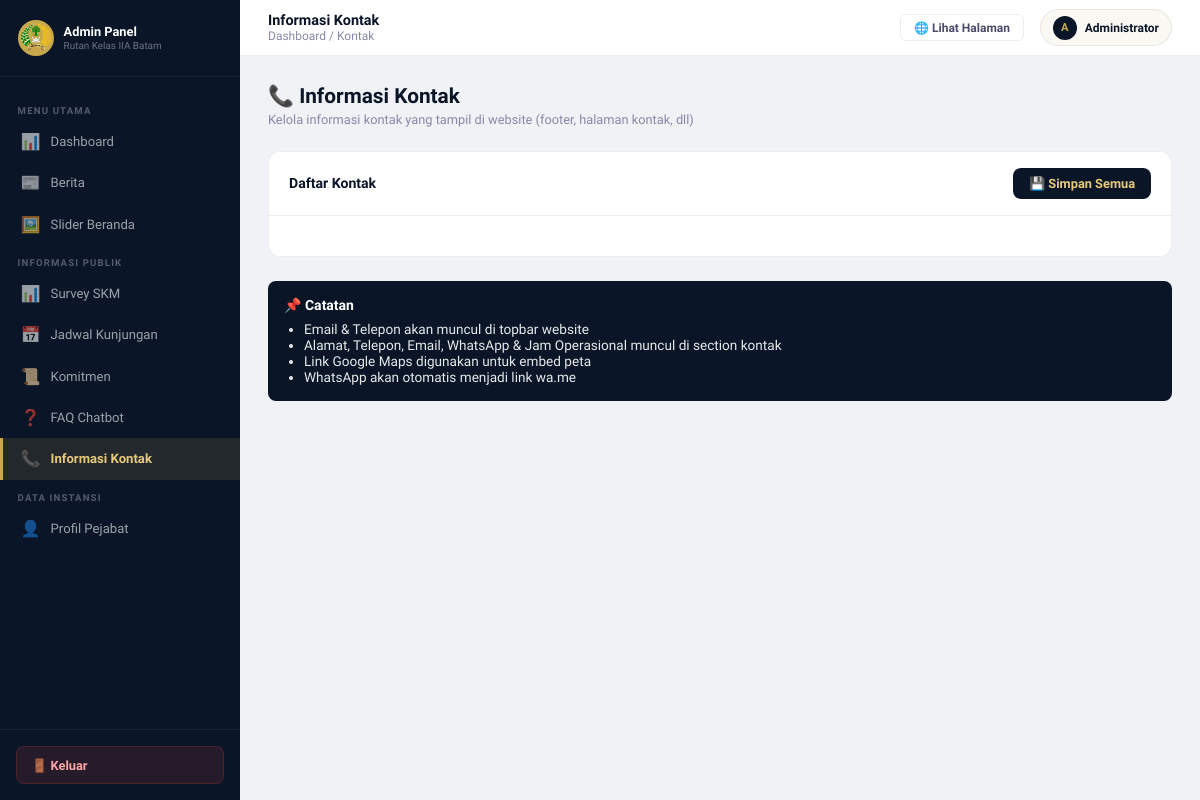
The page /admin/kontak.php (signed in) on the database as committed earlier.
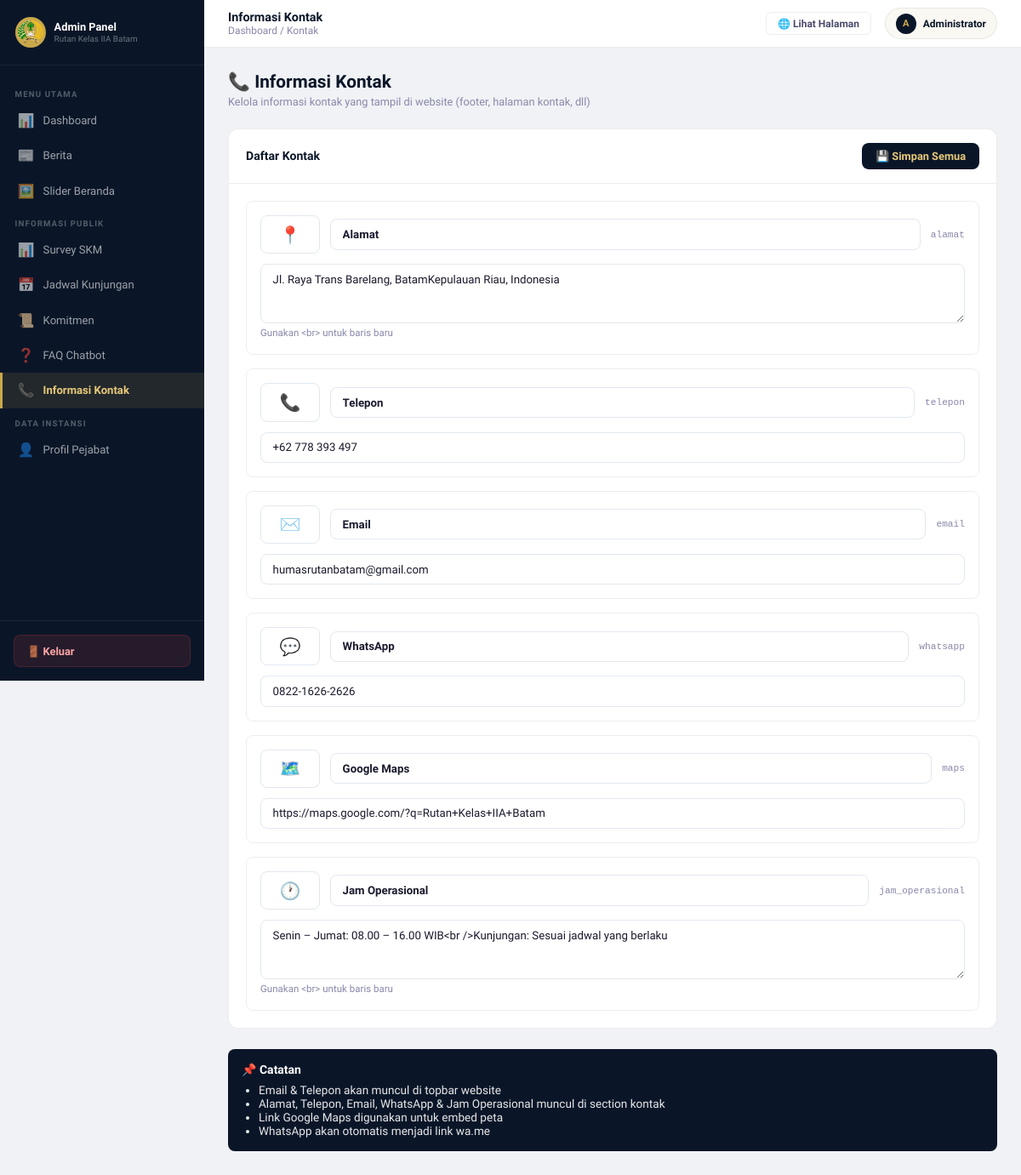
The same page on the database as committed later.
### tables this page shows
CREATE TABLE `kontak_info` (
  `id`          INT AUTO_INCREMENT PRIMARY KEY,
  `kode`        VARCHAR(30) NOT NULL UNIQUE,   
  `label`       VARCHAR(100) NOT NULL,         
  `nilai`       TEXT,                          
  `icon`        VARCHAR(50),                   
  `urutan`      TINYINT DEFAULT 0,
  `aktif`       TINYINT(1) DEFAULT 1,
  `updated_at`  TIMESTAMP DEFAULT CURRENT_TIMESTAMP ON UPDATE CURRENT_TIMESTAMP
);

### admin/kontak.php (the view, shortened to what this page needs)
<?php
$db = getDB(); $pesan=''; $tipePesan='success';
$kontak = $db->query("SELECT * FROM kontak_info ORDER BY urutan ASC")->fetchAll();
$activePage = 'kontak';
?>
<!DOCTYPE html><html lang="id"><head><meta charset="UTF-8"/><meta name="viewport" content="width=device-width,initial-scale=1.0"/>
<title>Informasi Kontak – Admin Rutan</title><link rel="icon" type="image/png" href="../images/logo.png"/><link rel="stylesheet" href="css/admin.css"/>
<link href="https://fonts.googleapis.com/css2?family=Source+Sans+3:wght@400;600;700&display=swap" rel="stylesheet"/></head>
<body>
<div class="admin-layout">
<?php include __DIR__.'/includes/sidebar.php';?>
<div class="admin-main">
<header class="admin-topbar">
  <div class="topbar-left"><button class="sidebar-toggle" id="sidebarToggle">☰</button>
  <div><div class="topbar-page-title">Informasi Kontak</div><div class="topbar-breadcrumb">Dashboard / Kontak</div></div></div>
  <div class="topbar-right"><a href="../index.php#kontak" target="_blank" class="btn-view-site">🌐 Lihat Halaman</a>
  <div class="admin-user-chip"><div class="admin-user-avatar"><?=strtoupper(substr($_SESSION['admin_nama'],0,1))?></div>
  <div><div class="admin-user-name"><?=htmlspecialchars($_SESSION['admin_nama'])?></div></div></div></div>
</header>
<div class="admin-content">
<div class="admin-page-header"><div><div class="admin-page-title">📞 Informasi Kontak</div><div class="admin-page-desc">Kelola informasi kontak yang tampil di website (footer, halaman kontak, dll)</div></div></div>
<form method="POST">
  <div class="admin-card">
    <div class="admin-card-header">
      <div class="admin-card-title">Daftar Kontak</div>
      <button type="submit" class="btn btn-primary">💾 Simpan Semua</button>
    </div>
    <div class="admin-card-body">
      <div style="display:flex;flex-direction:column;gap:1rem;">
      <?php foreach($kontak as $k):?>
      <div style="padding:1rem;border:1px solid var(--border-soft);border-radius:8px;background:var(--cream-light);">
        <div style="display:flex;align-items:center;gap:.75rem;margin-bottom:.75rem;">
          <input type="text" name="icon[]" class="form-control" style="width:70px;text-align:center;font-size:1.25rem;" value="<?=htmlspecialchars($k['icon'])?>" placeholder="📍"/>
          <input type="text" name="label[]" class="form-control" style="flex:1;font-weight:600;" value="<?=htmlspecialchars($k['label'])?>" placeholder="Label"/>
          <div style="font-size:.7rem;color:var(--text-light);font-family:monospace;"><?=htmlspecialchars($k['kode'])?></div>
        </div>
        <?php if($k['kode'] === 'jam_operasional'):?>
        <textarea name="nilai[]" class="form-control" style="min-height:70px;" placeholder="Jam operasional..."><?=htmlspecialchars($k['nilai'])?></textarea>
        <div class="form-hint">Gunakan &lt;br&gt; untuk baris baru</div>
        <?php elseif($k['kode'] === 'alamat'):?>
        <textarea name="nilai[]" class="form-control" style="min-height:70px;" placeholder="Alamat..."><?=htmlspecialchars(strip_tags($k['nilai']))?></textarea>
        <div class="form-hint">Gunakan &lt;br&gt; untuk baris baru</div>
        <?php elseif(in_array($k['kode'], ['maps'])):?>
        <input type="url" name="nilai[]" class="form-control" value="<?=htmlspecialchars($k['nilai'])?>" placeholder="https://..."/>
        <?php else:?>
        <input type="text" name="nilai[]" class="form-control" value="<?=htmlspecialchars($k['nilai'])?>" placeholder="Nilai..."/>
        <?php endif;?>
      </div>
      <?php endforeach;?>
      </div>
    </div>
  </div>
</form>
<div style="margin-top:1.5rem;padding:1rem;background:var(--navy);border-radius:8px;color:#fff;">
  <div style="font-weight:600;margin-bottom:.5rem;">📌 Catatan</div>
  <ul style="margin:0;padding-left:1.25rem;font-size:.85rem;opacity:.9;">
    <li>Email & Telepon akan muncul di topbar website</li>
    <li>Alamat, Telepon, Email, WhatsApp & Jam Operasional muncul di section kontak</li>
    <li>Link Google Maps digunakan untuk embed peta</li>
    <li>WhatsApp akan otomatis menjadi link wa.me</li>
  </ul>
</div>
</div></div></div>
<script src="js/admin.js"></script></body></html>

### admin/includes/sidebar.php (shortened to what this page needs)
<aside class="admin-sidebar" id="adminSidebar">
  <div class="sidebar-brand">
    <div class="sidebar-logo">
      <img src="../images/logo.png" alt="Logo" onerror="this.parentElement.textContent='⚖️'"/>
    </div>
    <div class="sidebar-brand-text">
      <span class="sidebar-brand-main">Admin Panel</span>
      <span class="sidebar-brand-sub">Rutan Kelas IIA Batam</span>
    </div>
  </div>
  <nav class="sidebar-nav">
    <span class="sidebar-nav-label">Menu Utama</span>
    <a href="dashboard.php" class="sidebar-nav-item <?= ($activePage??'')==='dashboard' ? 'active':'' ?>">
      <span class="nav-icon">📊</span> Dashboard</a>
    <a href="berita.php" class="sidebar-nav-item <?= ($activePage??'')==='berita' ? 'active':'' ?>">
      <span class="nav-icon">📰</span> Berita</a>
    <a href="slider.php" class="sidebar-nav-item <?= ($activePage??'')==='slider' ? 'active':'' ?>">
      <span class="nav-icon">🖼️</span> Slider Beranda</a>
    <span class="sidebar-nav-label">Informasi Publik</span>
    <a href="survey.php" class="sidebar-nav-item <?= ($activePage??'')==='survey' ? 'active':'' ?>">
      <span class="nav-icon">📊</span> Survey SKM</a>
    <a href="kunjungan.php" class="sidebar-nav-item <?= ($activePage??'')==='kunjungan' ? 'active':'' ?>">
      <span class="nav-icon">📅</span> Jadwal Kunjungan</a>
    <a href="komitmen.php" class="sidebar-nav-item <?= ($activePage??'')==='komitmen' ? 'active':'' ?>">
      <span class="nav-icon">📜</span> Komitmen</a>
    <a href="faq.php" class="sidebar-nav-item <?= ($activePage??'')==='faq' ? 'active':'' ?>">
      <span class="nav-icon">❓</span> FAQ Chatbot</a>
    <a href="kontak.php" class="sidebar-nav-item <?= ($activePage??'')==='kontak' ? 'active':'' ?>">
      <span class="nav-icon">📞</span> Informasi Kontak</a>
    <span class="sidebar-nav-label">Data Instansi</span>
    <a href="pejabat.php" class="sidebar-nav-item <?= ($activePage??'')==='pejabat' ? 'active':'' ?>">
      <span class="nav-icon">👤</span> Profil Pejabat</a>
  </nav>
  <div class="sidebar-footer">
    <a href="logout.php" class="sidebar-logout">🚪 Keluar</a>
  </div>
</aside>

Rows that differ between the two databases and show on the page:
added kontak_info: icon "📍", label "Alamat", kode "alamat", nilai "Jl. Raya Trans Barelang, BatamKepulauan Riau, Indonesia"
added kontak_info: icon "📞", label "Telepon", kode "telepon", nilai "+62 778 393 497"
added kontak_info: icon "✉️", label "Email", kode "email", nilai "humasrutanbatam@gmail.com"
added kontak_info: icon "💬", label "WhatsApp", kode "whatsapp", nilai "0822-1626-2626"
added kontak_info: icon "🗺️", label "Google Maps", kode "maps", nilai "https://maps.google.com/?q=Rutan+Kelas+IIA+Batam"
added kontak_info: icon "🕐", label "Jam Operasional", kode "jam_operasional", nilai "Senin – Jumat: 08.00 – 16.00 WIB<br />Kunjungan: Sesuai jadwal yang berlaku"
